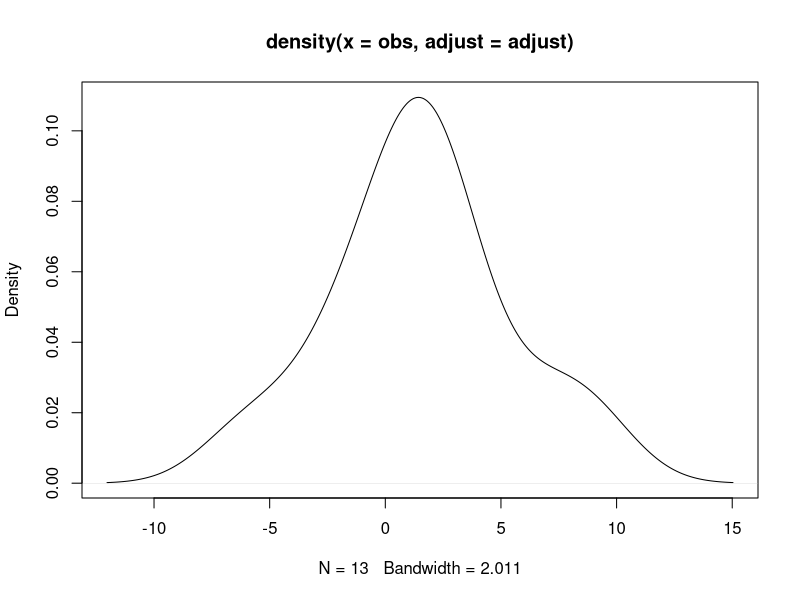
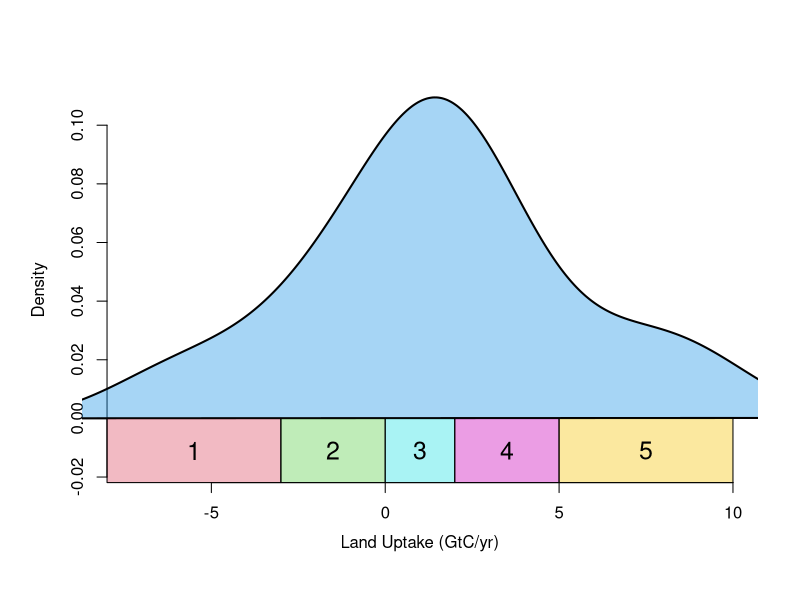
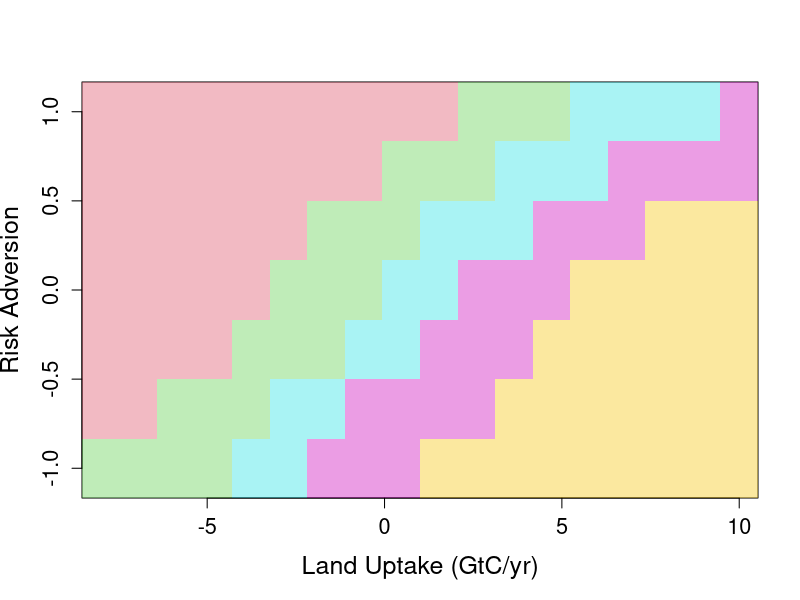

These charts were generated, in order, by the following R code:
## ---- chunk 1

obs = c(9,7,4,3,1,1.25,1.5,1.75,2,-1,-1,-3,-6)
adjust=1.25
plot(density(obs,adjust=adjust))


filled.density <- function(x,adjust,vertical=TRUE,offset=0,...){
  den = density(x,adjust=adjust)
  if(vertical){
    polygon(c(0,den$y,0)+offset,c(den$x[1],den$x,den$x[length(den$x)]),...)
  }else{
    polygon(c(den$x[1],den$x,den$x[length(x)]),c(0,den$y,0)+offset,...)  
  }
}

col.alpha <- function(col,alpha=1){
  rgb = col2rgb(col)
  rgb(rgb[1],rgb[2],rgb[3],alpha*255,maxColorValue=255)
}

##### define parameters
xlim = c(-8,10)
x = seq(xlim[1],xlim[2],length=1000)
ymax = max(density(obs,adjust=adjust)$y)
ymin = -ymax*0.2
ylim=c(ymin,ymax)

alpha=0.4
plot(density(obs,adjust=adjust),xlim=xlim,ylim=ylim,ylab="Density",type='n',bty='n',
       xaxt="n",yaxt="n",xlab="Land Uptake (GtC/yr)",mgp=c(1,1,0)*1.7,
     main=" ")
axis(1, pos=ymin)
axis(2, pos=x[1])
filled.density(obs,adjust,FALSE,col=col.alpha(4,alpha),lwd=2)

## decisions
dbreaks = c(xlim[1],-3,0,2,5,xlim[2])
cols = c(2,3,5,6,7)
for(i in 1:(length(dbreaks)-1)){
  polygon(c(dbreaks[i],dbreaks[i+1],dbreaks[i+1],dbreaks[i]),
          c(ymin,ymin,0,0),col=col.alpha(cols[i],0.4))
  text((dbreaks[i]+dbreaks[i+1])/2,ymin/2,i,cex=1.5)
}

## Bringing in risk tolerance explicitly
col.a = tapply(cols,seq_along(cols),col.alpha,0.4)
n = 18
risk = seq(-1,1,length=7)
sink = seq(-8,10,length=n)
dec.matrix = matrix(c(2,2,2,2,3,3,4,4,4,5,5,5,5,5,5,5,5,5,
                      1,1,2,2,2,3,3,4,4,4,4,5,5,5,5,5,5,5,
                      1,1,1,1,2,2,2,3,3,4,4,4,5,5,5,5,5,5,
                      1,1,1,1,1,2,2,2,3,3,4,4,4,5,5,5,5,5,
                      1,1,1,1,1,1,2,2,2,3,3,3,4,4,4,5,5,5,
                      1,1,1,1,1,1,1,1,2,2,2,3,3,3,4,4,4,4,
                      1,1,1,1,1,1,1,1,1,1,2,2,2,3,3,3,3,4
                    ),7,n,byrow=TRUE)
image(sink,risk,t(dec.matrix),col=col.a,xlab="Land Uptake (GtC/yr)",ylab="Risk Adversion",cex.axis=1.3,cex.lab=1.5)

